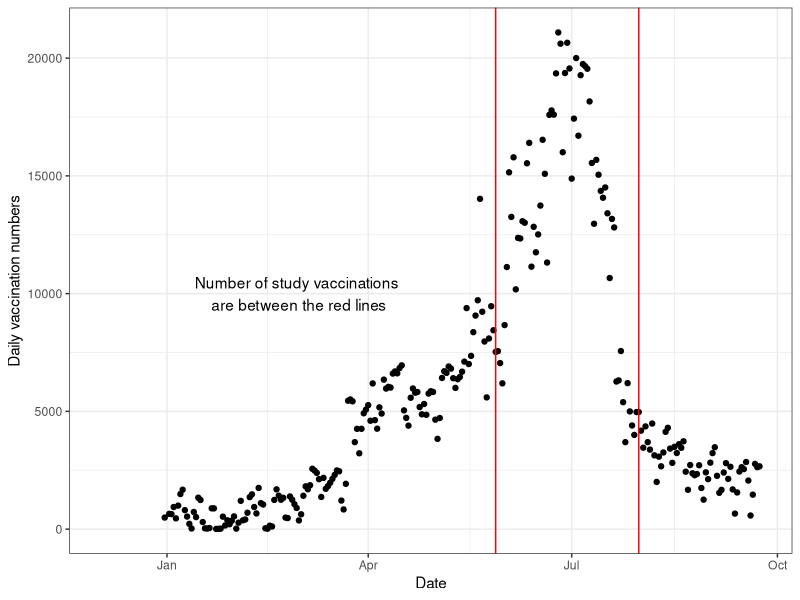

The R script that drew this image:
## ---- chunk 1
knitr::opts_chunk$set(echo = FALSE)
## ---- chunk 2
library(here)
library(tidyverse)
library(lubridate)

ds <- read_csv("COVID-19_Vaccinations_by_Day_by_Vaccine_Type_Ottawa_Residents.csv") %>% filter (Vaccine_type %in% c("Pfizer","Moderna"))

ds1 <- ds   %>% 
  pivot_wider(names_from = Vaccine_type, Date, values_from = Doses_per_Day) %>% 
  rowwise() %>% 
  mutate(daily= sum(Pfizer + Moderna))

ds1$Date <-as.POSIXct(ds1$Date)

gg <- ggplot(ds1, aes(Date,daily)) +
  geom_point() +
  geom_vline(aes(xintercept = as.integer(as.POSIXct("2021-05-28"))), col = "red") +
  geom_vline(aes(xintercept = as.integer(as.POSIXct("2021/07/31"))), col = "red") +
  annotate("text",  x=as.POSIXct("2021-02-28"), y = 10000, label = "Number of study vaccinations\n are between the red lines") +
  ylab("Daily vaccination numbers") +
  theme_bw()
 
gg 

ds1_reduced <- ds1[c(168:228),] 

vaccinated <-  sum(ds1_reduced$daily)

# ds %>% summarise(sum=sum(Doses_per_Day)) total vaccinated since beginning
